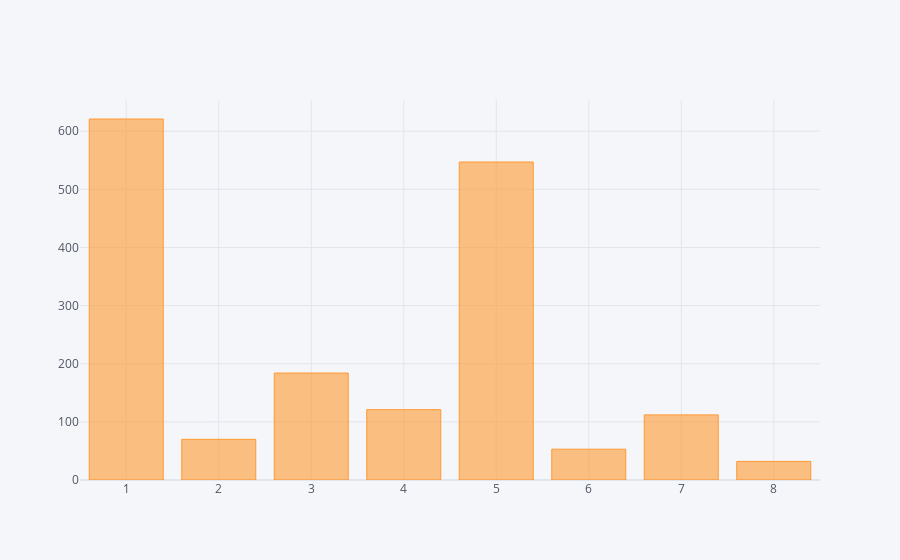

Notebook code cell kept with this figure:
### Code cell
xzb['证名'].astype(int).value_counts().iplot(kind='bar')
# xzb['证名'].value_counts()

### Figure 1 — Plotly figure (JSON) as saved in the notebook; plotly's stock layout.template omitted (floating-point values rounded to 4 significant figures)
{"data": [{"marker": {"color": "rgba(255, 153, 51, 0.6)", "line": {"color": "rgba(255, 153, 51, 1.0)", "width": 1}}, "name": "证名", "orientation": "v", "text": "", "x": [1, 5, 3, 4, 7, 2, 6, 8], "y": [621, 547, 184, 121, 112, 70, 53, 32], "type": "bar"}], "layout": {"legend": {"bgcolor": "#F5F6F9", "font": {"color": "#4D5663"}}, "paper_bgcolor": "#F5F6F9", "plot_bgcolor": "#F5F6F9", "title": {"font": {"color": "#4D5663"}}, "xaxis": {"gridcolor": "#E1E5ED", "showgrid": true, "tickfont": {"color": "#4D5663"}, "title": {"font": {"color": "#4D5663"}, "text": ""}, "zerolinecolor": "#E1E5ED"}, "yaxis": {"gridcolor": "#E1E5ED", "showgrid": true, "tickfont": {"color": "#4D5663"}, "title": {"font": {"color": "#4D5663"}, "text": ""}, "zerolinecolor": "#E1E5ED"}}}
